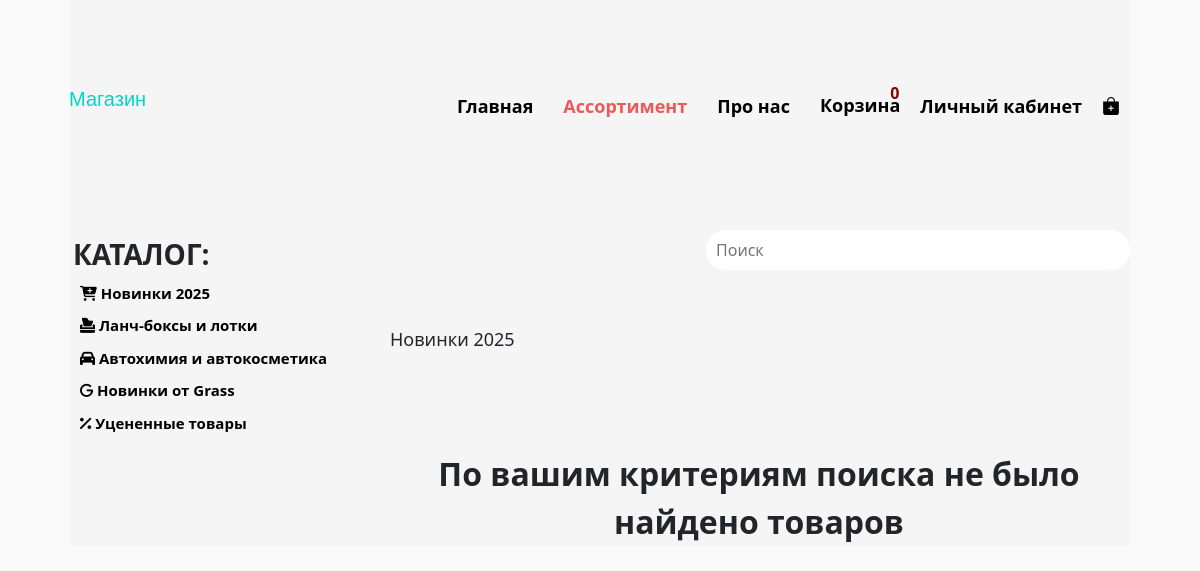
Page /assortment/ (signed in) on the earlier database version.
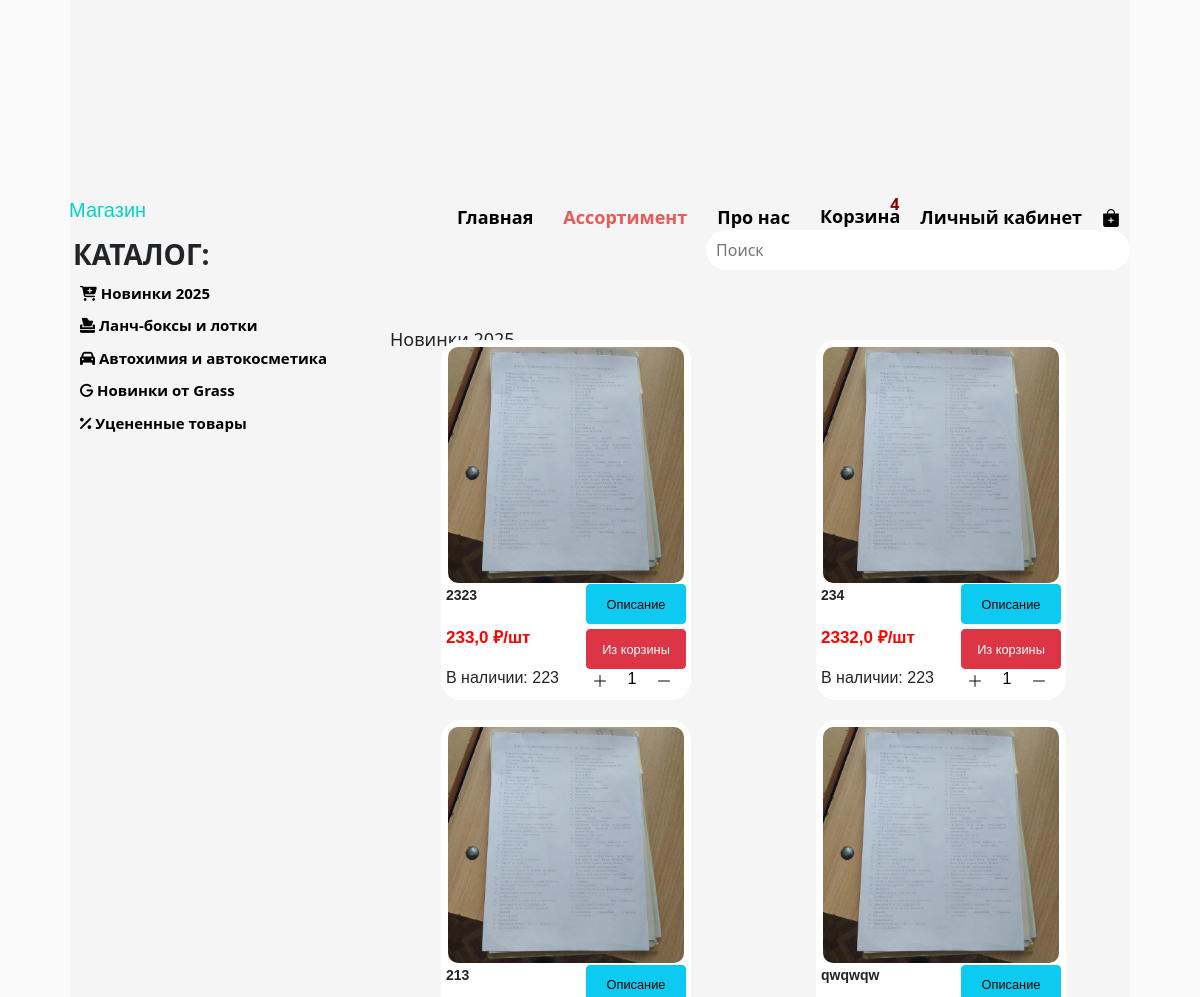
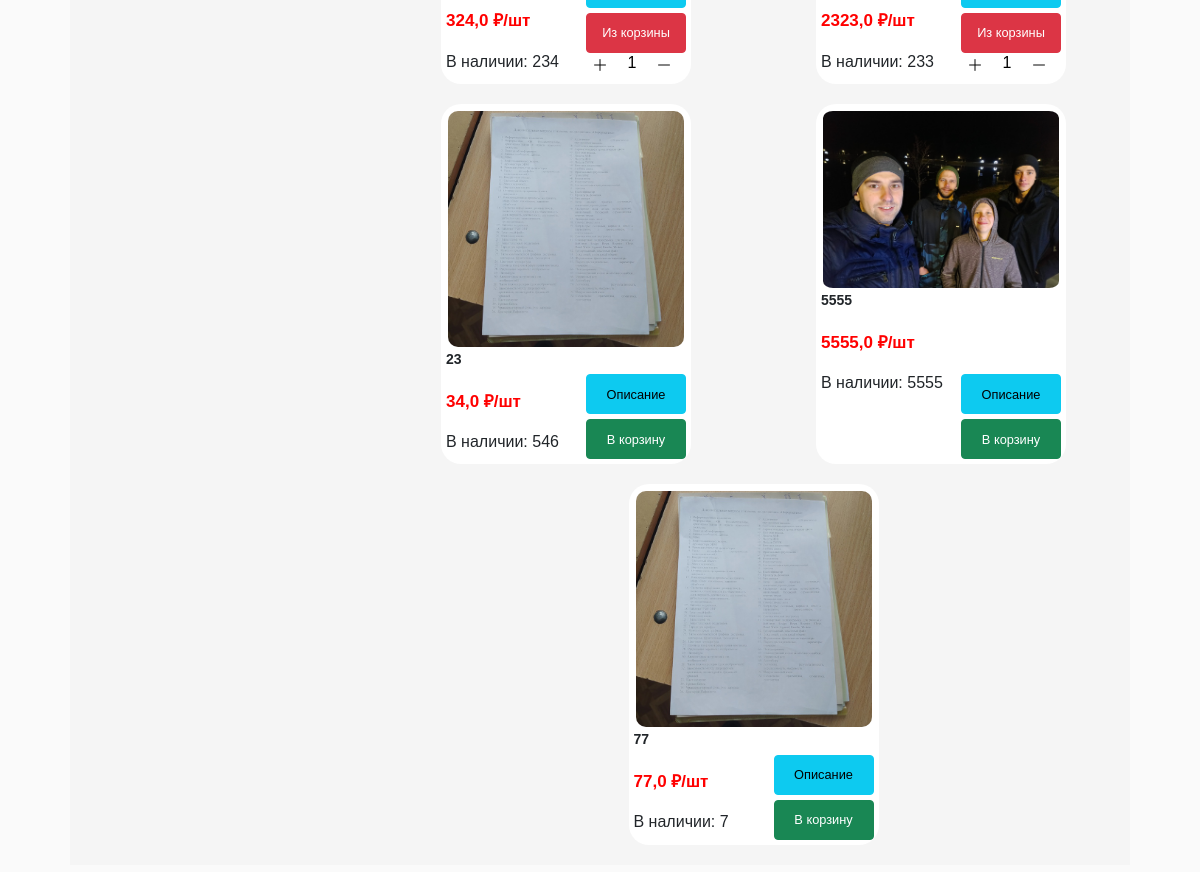
Same page on the later database version (2 pictures, top to bottom).
### news/models.py (models this page shows, shortened)
class Products(models.Model):
    title = models.CharField('Название товара', max_length=300)
    price = models.FloatField('Цена товара')
    additional_info = models.TextField('Описание товара')
    image = models.ImageField('Картинка', upload_to='images')
    quantity = models.IntegerField('Штук в наличии')
    category = models.CharField('Категория', max_length=100)
    class Meta:
        verbose_name = 'Товар'
        verbose_name_plural = 'Товары'

### base/views.py (the view)
# urls.py: path('assortment/', views.assortment, name='assortment'),
def assortment(request):
    request.session['button_active'] = 'assortment'
    if 'search' in request.GET:
        query = request.GET['search']
        category = f'Результат запроса: "{query}"'
        base = Products.objects.filter(~Q(quantity=0))
        response = search_strings(request.GET.get('search').split(), ['title', 'additional_info', 'category'], base)
        flag = 'true'
        products = response.copy()
        products_all = response.copy()
    else:
        category = request.GET.get("category", "Новинки 2025")
        products_all = Products.objects.all()
        products = []
        for product in products_all:
            if (category.strip() in product.category.split("-=-")) or category == 'Все товары':
                products.append(product)
        flag = 'false'
    products_ = list(Basket.objects.filter(username=request.user.username))
    products_itog = []  # id товаров из корзины
    for el in products_: # Перебираем все продукты из корзины пользователя
        try:
            product_user = Products.objects.get(id=el.id_product) # Достаем данные о товаре из общей таблицы
            products_itog.append(product_user.id)
        except Exception as e:
            if 'not exist' in str(e):
                user = request.user.username
                if Basket.objects.filter(username=user, id_product=el.id_product).exists():
                    Basket.objects.filter(id_product=el.id_product, username=user).delete()
                print("ERR: views.py assortment. Вероятно, товар быд удален")
    all_quantity = len(products_itog)
    for el in products_all:
        if el.id in products_itog:
            item = Basket.objects.filter(id_product=el.id, username=request.user.username)[0]
            el.quantity_basket = item.quantity
        else:
            el.quantity_basket = 0
    return render(request, 'base/as3.html', {'all_q': all_quantity, 'flag': flag, 'products': products, 'category': category, 'products_itog': products_itog, 'categories': get_categories(),'active_b': 'assortment'})

### base/views.py (called while the page is built)
def get_categories():
    categories = Categories.objects.all()
    category_dct = dict()
    for elements in categories:
        category_dct[elements.parent_category] = category_dct.get(elements.parent_category, {'image': elements.image, 'categories_list': []})
        if isinstance(category_dct[elements.parent_category], dict):
            category_dct[elements.parent_category]['categories_list'].append(elements)
    return category_dct

### base/templates/base/as3.html (shortened to what the changed rows need)
{% extends 'base/layout.html' %}
{% load static %}
{% block content %}
    <div class="shapka" style="display: flex;">
        <div class="mobilebtn" id="mobilebtn">
        </div>
        <form action="" method="GET" class="search_container">
        </form>
    </div>
    {% if products|length %}
    <div class="abs" id="abs">
        {% for el in products %}
                {% if el.quantity > 0 %}
                    <div class="assortment">
                        <img class="img-main" src="{{MEDIA_URL}}{{el.image}}" onclick="openImage('/media/{{el.image}}')">
                            <div class="text_block">
                                <div class="button_asort" style="">
                                    <button class="btn btn-info" id="info" onclick="openDialog('{{ el.id }}')">
                                        <span class="text_about1">Описание</span>
                                    </button>
                                    {% if not request.user.is_authenticated %}
                                        <a href="{% url 'register' %}"><button class="btn btn-success">
                                            <span class="text_in1">В корзину</span>
                                            <span class="text_in2"><img src="/media/svg_ico/cart-plus.svg"></span>
                                        </button></a>
                                    {% elif el.id not in products_itog %}
                                        <button id="add-to-cart-{{ el.id }}" class="btn btn-success" onclick="addToCart('{{ el.id }}')">
                                            <span class="text_in1" id="2span_add-to-cart-{{ el.id }}">В корзину</span>
                                        </button>
                                    {% else %}
                                        <button id="delete-to-cart-{{ el.id }}" class="btn btn-danger" name="{{ el.id }}" onclick="removeFromCart('{{ el.id }}')">
                                            <span class="text_out1" id="2span_delete-to-cart-{{ el.id }}">Из корзины</span>
                                        </button>
                                    {% endif %}
                                    <div class="quantity_product_a" data-id="{{ el.id }}" id="product-card" quantity="{{ el.quantity }}">
                                          <button class="increase-btn"><i class="bi bi-plus-lg"></i></button>
                                          <input id='input_{{ el.id }}' type="number" class="counter-input" value="{{ el.quantity_basket }}" min="1" max="{{el.quantity}}" data-product-id="{{ el.id }}">
                                          <button class="decrease-btn"><i class="bi bi-dash-lg"></i></button>
                                    </div>
                                </div>
                                <div class="text_info">
                                    <h3 class='title_desktop' style="">{{ el.title }}</h3><br>
                                    <h4 class="price">{{ el.price }} ₽/шт</h4>
                                    <h5 class="nail_desktop">В наличии: {{ el.quantity }}</h5>
                                </div>
                        </div>
                    </div>
                {% endif %}
	    {% endfor %}
    </div>
    {% else %}
    <p class="none">По вашим критериям поиска не было найдено товаров</p>
    {% endif %}
{% endblock %}

Differences in the rows shown:
added Products: image (picture), quantity_basket "1", title "2323", price "233,0", quantity "223"
added Products: image (picture), quantity_basket "1", title "234", price "2332,0", quantity "223"
added Products: image (picture), quantity_basket "1", title "213", price "324,0", quantity "234"
added Products: image (picture), quantity_basket "1", title "qwqwqw", price "2323,0", quantity "233"
added Products: image (picture), title "23", price "34,0", quantity "546"
added Products: image (picture), title "5555", price "5555,0", quantity "5555"
added Products: image (picture), title "77", price "77,0", quantity "7"
Other differences:
{{ all_q }}: "0" → "4"
text no longer shown: "По вашим критериям поиска не было найдено товаров"
